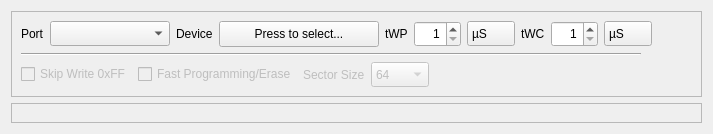
      <widget class="QWidget" name="tabBuffer">
       <attribute name="title">
        <string>Buffer</string>
       </attribute>
       <layout class="QVBoxLayout" name="verticalLayout_13">
        <item>
         <layout class="QHBoxLayout" name="horizontalLayout_20">
          <item>
           <widget class="QFrame" name="frameProgrammer">
            <property name="frameShape">
             <enum>QFrame::StyledPanel</enum>
            </property>
            <property name="frameShadow">
             <enum>QFrame::Raised</enum>
            </property>
            <layout class="QVBoxLayout" name="verticalLayout_17">
             <item>
              <layout class="QVBoxLayout" name="verticalLayout_16">
               <item>
                <layout class="QHBoxLayout" name="horizontalLayout_23">
                 <item>
                  <widget class="QLabel" name="labelProgPort">
                   <property name="text">
                    <string>Port</string>
                   </property>
                  </widget>
                 </item>
                 <item>
                  <widget class="QComboBox" name="comboBoxProgPort">
                   <property name="sizePolicy">
                    <sizepolicy hsizetype="Minimum" vsizetype="Fixed">
                     <horstretch>0</horstretch>
                     <verstretch>0</verstretch>
                    </sizepolicy>
                   </property>
                   <property name="minimumSize">
                    <size>
                     <width>120</width>
                     <height>25</height>
                    </size>
                   </property>
                  </widget>
                 </item>
                 <item>
                  <widget class="QLabel" name="labelProgDevice">
                   <property name="text">
                    <string>Device</string>
                   </property>
                  </widget>
                 </item>
                 <item>
                  <widget class="QPushButton" name="btnProgDevice">
                   <property name="sizePolicy">
                    <sizepolicy hsizetype="Fixed" vsizetype="Fixed">
                     <horstretch>0</horstretch>
                     <verstretch>0</verstretch>
                    </sizepolicy>
                   </property>
                   <property name="minimumSize">
                    <size>
                     <width>160</width>
                     <height>26</height>
                    </size>
                   </property>
                   <property name="contextMenuPolicy">
                    <enum>Qt::NoContextMenu</enum>
                   </property>
                   <property name="styleSheet">
                    <string notr="true"/>
                   </property>
                   <property name="text">
                    <string>Press to select...</string>
                   </property>
                   <property name="flat">
                    <bool>false</bool>
                   </property>
                  </widget>
                 </item>
                 <item>
                  <widget class="QLabel" name="labelProgTWP">
                   <property name="text">
                    <string notr="true">tWP</string>
                   </property>
                  </widget>
                 </item>
                 <item>
                  <widget class="QSpinBox" name="spinBoxProgTWP">
                   <property name="sizePolicy">
                    <sizepolicy hsizetype="Fixed" vsizetype="Fixed">
                     <horstretch>0</horstretch>
                     <verstretch>0</verstretch>
                    </sizepolicy>
                   </property>
                   <property name="minimumSize">
                    <size>
                     <width>45</width>
                     <height>26</height>
                    </size>
                   </property>
                   <property name="alignment">
                    <set>Qt::AlignRight|Qt::AlignTrailing|Qt::AlignVCenter</set>
                   </property>
                   <property name="buttonSymbols">
                    <enum>QAbstractSpinBox::UpDownArrows</enum>
                   </property>
                   <property name="suffix">
                    <string/>
                   </property>
                   <property name="minimum">
                    <number>1</number>
                   </property>
                   <property name="maximum">
                    <number>999</number>
                   </property>
                   <property name="value">
                    <number>1</number>
                   </property>
                  </widget>
                 </item>
                 <item>
                  <widget class="QComboBox" name="comboBoxProgTWPUnit">
                   <property name="sizePolicy">
                    <sizepolicy hsizetype="Minimum" vsizetype="Fixed">
                     <horstretch>0</horstretch>
                     <verstretch>0</verstretch>
                    </sizepolicy>
                   </property>
                   <property name="minimumSize">
                    <size>
                     <width>38</width>
                     <height>25</height>
                    </size>
                   </property>
                   <property name="styleSheet">
                    <string notr="true">QComboBox::drop-down {border-width: 0px;} QComboBox::down-arrow {image: url(noimg); border-width: 0px;}</string>
                   </property>
                   <item>
                    <property name="text">
                     <string notr="true">µS</string>
                    </property>
                   </item>
                   <item>
                    <property name="text">
                     <string notr="true">mS</string>
                    </property>
                   </item>
                  </widget>
                 </item>
                 <item>
                  <widget class="QLabel" name="labelProgTWC">
                   <property name="text">
                    <string notr="true">tWC</string>
                   </property>
                  </widget>
                 </item>
                 <item>
                  <widget class="QSpinBox" name="spinBoxProgTWC">
                   <property name="sizePolicy">
                    <sizepolicy hsizetype="Fixed" vsizetype="Fixed">
                     <horstretch>0</horstretch>
                     <verstretch>0</verstretch>
                    </sizepolicy>
                   </property>
                   <property name="minimumSize">
                    <size>
                     <width>45</width>
                     <height>26</height>
                    </size>
                   </property>
                   <property name="alignment">
                    <set>Qt::AlignRight|Qt::AlignTrailing|Qt::AlignVCenter</set>
                   </property>
                   <property name="minimum">
                    <number>1</number>
                   </property>
                   <property name="maximum">
                    <number>999</number>
                   </property>
                   <property name="value">
                    <number>1</number>
                   </property>
                  </widget>
                 </item>
                 <item>
                  <widget class="QComboBox" name="comboBoxProgTWCUnit">
                   <property name="sizePolicy">
                    <sizepolicy hsizetype="Minimum" vsizetype="Fixed">
                     <horstretch>0</horstretch>
                     <verstretch>0</verstretch>
                    </sizepolicy>
                   </property>
                   <property name="minimumSize">
                    <size>
                     <width>38</width>
                     <height>25</height>
                    </size>
                   </property>
                   <property name="styleSheet">
                    <string notr="true">QComboBox::drop-down {border-width: 0px;} QComboBox::down-arrow {image: url(noimg); border-width: 0px;}</string>
                   </property>
                   <item>
                    <property name="text">
                     <string notr="true">µS</string>
                    </property>
                   </item>
                   <item>
                    <property name="text">
                     <string notr="true">mS</string>
                    </property>
                   </item>
                  </widget>
                 </item>
                 <item>
                  <spacer name="horizontalSpacer_7">
                   <property name="orientation">
                    <enum>Qt::Horizontal</enum>
                   </property>
                   <property name="sizeHint" stdset="0">
                    <size>
                     <width>40</width>
                     <height>20</height>
                    </size>
                   </property>
                  </spacer>
                 </item>
                </layout>
               </item>
               <item>
                <widget class="Line" name="line_8">
                 <property name="sizePolicy">
                  <sizepolicy hsizetype="Fixed" vsizetype="Fixed">
                   <horstretch>0</horstretch>
                   <verstretch>0</verstretch>
                  </sizepolicy>
                 </property>
                 <property name="minimumSize">
                  <size>
                   <width>620</width>
                   <height>0</height>
                  </size>
                 </property>
                 <property name="maximumSize">
                  <size>
                   <width>590</width>
                   <height>16777215</height>
                  </size>
                 </property>
                 <property name="orientation">
                  <enum>Qt::Horizontal</enum>
                 </property>
                </widget>
               </item>
               <item>
                <layout class="QHBoxLayout" name="horizontalLayout_21">
                 <item>
                  <widget class="QCheckBox" name="checkBoxProgSkipFF">
                   <property name="enabled">
                    <bool>false</bool>
                   </property>
                   <property name="text">
                    <string>Skip Write 0xFF</string>
                   </property>
                  </widget>
                 </item>
                 <item>
                  <widget class="QCheckBox" name="checkBoxProgFast">
                   <property name="enabled">
                    <bool>false</bool>
                   </property>
                   <property name="text">
                    <string>Fast Programming/Erase</string>
                   </property>
                  </widget>
                 </item>
                 <item>
                  <widget class="QLabel" name="labelProgSectorSize">
                   <property name="enabled">
                    <bool>false</bool>
                   </property>
                   <property name="text">
                    <string>Sector Size</string>
                   </property>
                  </widget>
                 </item>
                 <item>
                  <widget class="QComboBox" name="comboBoxProgSectorSize">
                   <property name="enabled">
                    <bool>false</bool>
                   </property>
                   <property name="sizePolicy">
                    <sizepolicy hsizetype="Minimum" vsizetype="Fixed">
                     <horstretch>0</horstretch>
                     <verstretch>0</verstretch>
                    </sizepolicy>
                   </property>
                   <property name="minimumSize">
                    <size>
                     <width>50</width>
                     <height>25</height>
                    </size>
                   </property>
                   <item>
                    <property name="text">
                     <string notr="true">64</string>
                    </property>
                   </item>
                   <item>
                    <property name="text">
                     <string notr="true">128</string>
                    </property>
                   </item>
                   <item>
                    <property name="text">
                     <string notr="true">256</string>
                    </property>
                   </item>
                   <item>
                    <property name="text">
                     <string notr="true">512</string>
                    </property>
                   </item>
                   <item>
                    <property name="text">
                     <string notr="true">1024</string>
                    </property>
                   </item>
                   <item>
                    <property name="text">
                     <string notr="true">2048</string>
                    </property>
                   </item>
                  </widget>
                 </item>
                 <item>
                  <spacer name="horizontalSpacer_14">
                   <property name="orientation">
                    <enum>Qt::Horizontal</enum>
                   </property>
                   <property name="sizeHint" stdset="0">
                    <size>
                     <width>40</width>
                     <height>20</height>
                    </size>
                   </property>
                  </spacer>
                 </item>
                </layout>
               </item>
              </layout>
             </item>
            </layout>
           </widget>
          </item>
         </layout>
        </item>
        <item>
         <widget class="QFrame" name="frameEditor">
          <property name="sizePolicy">
           <sizepolicy hsizetype="Preferred" vsizetype="Expanding">
            <horstretch>0</horstretch>
            <verstretch>0</verstretch>
           </sizepolicy>
          </property>
          <property name="frameShape">
           <enum>QFrame::StyledPanel</enum>
          </property>
          <property name="frameShadow">
           <enum>QFrame::Raised</enum>
          </property>
          <layout class="QHBoxLayout" name="horizontalLayout_26"/>
         </widget>
        </item>
       </layout>
      </widget>
